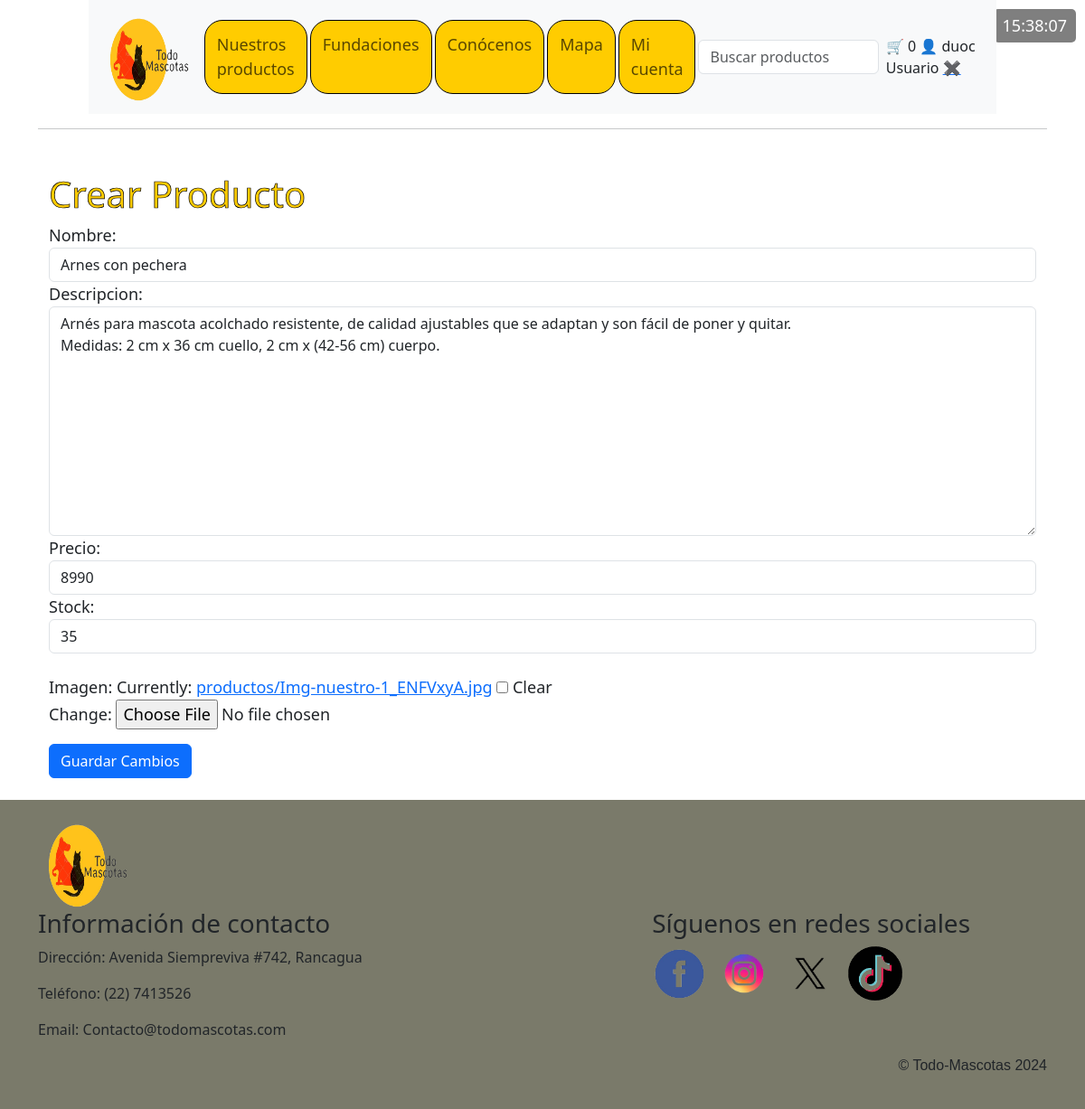
The page /producto/7/update/ (signed in) on the database its author committed.
### core/models.py (models this page shows, shortened)
class Producto(models.Model):
    nombre = models.CharField(max_length=100)
    descripcion = models.TextField()
    precio = models.PositiveIntegerField()  # Cambiado a PositiveIntegerField
    imagen = models.ImageField(upload_to='productos/', null=True, blank=True)
    stock = models.PositiveIntegerField(default=0)

### core/views.py (the view)
# urls.py: path('producto/<int:pk>/update/', views.producto_update, name='producto_update'),
@login_required
def producto_update(request, pk):
    producto = get_object_or_404(Producto, pk=pk)
    if request.method == 'POST':
        form = ProductoForm(request.POST, instance=producto)
        if form.is_valid():
            form.save()
            messages.success(request, 'Producto actualizado exitosamente.')
            return redirect('Nuestros-productos')
    else:
        form = ProductoForm(instance=producto)
    return render(request, 'producto_form.html', {'form': form})

### core/forms.py (shortened to what this page needs)
class ProductoForm(forms.ModelForm):
    class Meta:
        model = Producto
        fields = ['nombre', 'descripcion', 'precio', 'stock', 'imagen']
        widgets = {
            'nombre': forms.TextInput(attrs={'class': 'form-control', 'placeholder': 'Nombre del producto'}),
            'descripcion': forms.Textarea(attrs={'class': 'form-control', 'placeholder': 'Descripción del producto'}),
            'precio': forms.NumberInput(attrs={'class': 'form-control', 'placeholder': 'Precio'}),
            'stock': forms.NumberInput(attrs={'class': 'form-control', 'placeholder': 'Stock disponible'}),
            'imagen': forms.ClearableFileInput(attrs={'class': 'form-control-file'}),
        }

### core/templates/producto_form.html (shortened to what this page needs)
{% extends 'base.html' %}
{% block content %}
<div class="container mt-5">
    <h2 class="titu8">Crear Producto</h2>
    <form method="post" enctype="multipart/form-data">
        <div class="parra15">
            {{ form.nombre.label_tag }}
            {{ form.nombre }}
        </div>
        <div class="parra15">
            {{ form.descripcion.label_tag }}
            {{ form.descripcion }}
        </div>
        <div class="parra15">
            {{ form.precio.label_tag }}
            {{ form.precio }}
        </div>
        <div class="parra15">
            {{ form.stock.label_tag }}
            {{ form.stock }}
        </div>
        <br>
        <div class="parra15">
            {{ form.imagen.label_tag }}
            {{ form.imagen }}
        </div>
        <button type="submit" class="btn btn-primary mt-3">Guardar Cambios</button>
    </form>
</div>
<br>
{% endblock %}

### core/templates/base.html (shortened to what this page needs)
<!DOCTYPE html>
<html lang="en">
<head>
    {% load static %}
    <link rel="stylesheet" href="{% static 'Css/Estilos.css' %}">
    <link href="https://cdn.jsdelivr.net/npm/bootstrap@5.3.3/dist/css/bootstrap.min.css" rel="stylesheet">
</head>
<body>
    <main class="container">
        <span id="reloj" class="reloj"></span>
        <nav class="navbar navbar-expand-lg navbar-light bg-light">
            <div class="container-fluid">
                <a href="{% url 'Index' %}" class="navbar-brand" style="display: flex;">
                    <img class="imglogo" src="{% static 'img/todo mascotas.png' %}">
                </a>
                <div class="collapse navbar-collapse" id="opciones">
                    <ul class="navbar-nav me-auto mb-2 mb-lg-0">
                        <li class="nav-item">
                            <a class="nav-link" href="{% url 'Nuestros-productos' %}">Nuestros productos</a>
                        </li>
                        <li class="nav-item">
                            <a class="nav-link" href="{% url 'Fundaciones' %}"> Fundaciones</a>
                        </li>
                        <li class="nav-item">
                            <a class="nav-link" id="link-conocenos" href="{% url 'Index' %}#conocenos">Conócenos</a>
                        </li>
                        <li class="nav-item">
                            <a class="nav-link" href="{% url 'Mapa' %}">Mapa</a>
                        </li>
                        {% if user.is_authenticated and not user.is_staff  %}
                            <li class="nav-item">
                                <a class="nav-link" href="{% url 'micuenta' %}">Mi cuenta</a>
                            </li>
                        {% endif %}
                    </ul>
                </div>
                <div class="d-flex align-items-center">
                    <input class="barrabusqueda form-control me-2" type="text" id="busqueda" placeholder="Buscar productos">
                    <div class="ccompra">
                        {% if user.is_authenticated and not user.is_staff %}
                            <a id="carrito-link" href="{% url 'carrito' %}" style="text-decoration: none;">
                                <span id="carrito-icono">&#128722;</span>
                            </a>
                            <span id="carrito-contador">{{ request.session.carrito_total|default:0 }}</span>
                        {% endif %}
                        <span id="usuario-icono">&#128100;</span>
                        {% if user.is_authenticated %}
                            <span id="nombre-usuario">{{ user.username }}</span>
                            <span id="usuario-info">{% if user.is_staff %}Admin{% else %}Usuario{% endif %}</span>
                            <a id="cerrar-sesion" href="{% url 'logout' %}">&#10006;</a>
                        {% else %}
                            <span id="nombre-usuario">Invitado</span>
                        {% endif %}
                    </div>
                </div>
            </div>
        </nav>
        <hr>
    {% block content %}
    {% endblock %}
    </main>
    <div class="footercon">
    <footer class="footer">
        <div class="container">
            <div class="col-lg-2">
                <a href="{% url 'Index' %}">
                <img class="logo" src="{% static 'Img/todo mascotas.png' %}" alt="logotodomascotas">
                </a>
            </div>
            <div class="row">
                <div class="col-md-6">
                    <div class="info">
                        <h3>Información de contacto</h3>
                        <p>Dirección: Avenida Siempreviva #742, Rancagua</p>
                        <p>Teléfono: (22) 7413526</p>
                        <p>Email: Contacto@todomascotas.com</p>
                    </div>
                </div>
                <div class="col-md-6">
                    <div class="info1">
                        <h3>Síguenos en redes sociales</h3>
                            <ul class="list-inline">
                                <li class="list-inline-item"><a href="https://www.facebook.com/?locale=es_LA"><img class="imgfoo" src="{% static 'Img/img-footer-facebook.png' %}" alt="Facebook"></a></li>
                                <li class="list-inline-item"><a href="https://www.instagram.com"><img class="imgfoo" src="{% static 'Img/img-footer-instagram.png' %}" alt="Instagram"></a></li>
                                <li class="list-inline-item"><a href="https://twitter.com/?lang=es"><img class="imgfoo" src="{% static 'Img/img-footer-X.png' %}" alt="X"></a></li>
                                <li class="list-inline-item"><a href="https://www.tiktok.com/es/"><img class="imgfoo" src="{% static 'Img/img-footer-tiktok.png' %}" alt="Tiktok"></a></li>
                            </ul>
                    </div>
                </div>
                <p class="fooparra">&copy; Todo-Mascotas 2024</p>
            </div>
        </div>
    </footer>
    </div>
</body>
</html>

### core/static/Css/Estilos.css (style rules this page uses)
body { background-color: white; }
.nav-item { background-color: rgb(255, 204, 0); font-size: large; margin-right: 3px; border: 1px solid black; border-radius: 20px; padding: 5px; }
.imglogo { width: 100px; height: 100px; margin-left: auto; }
.barrabusqueda { margin-left: auto; margin-right: 15px; display: flex; align-items: center; }
.ccompra { margin-left: auto; }
.titu8 { font-size: 250%; color :rgb(255, 204, 0); -webkit-text-stroke: 0.7px black; }
.parra15 { font-size: large; }
.footer { background-color: #7a7a6a; padding: 50px; height: 300 px; width: 100%; }
.imgfoo { height: 60px; width: 60px; }
.logo { height: 100px; width: 100px; border: #f00505; }
.fooparra { text-align: right; font-family: 'Franklin Gothic Medium', 'Arial Narrow', Arial, sans-serif; }
.footercon { display: flex; align-items: center; max-width: 100%; }
.info1 { text-justify: top; margin-left: 20%; }
.reloj { position: fixed; top: 10px; right: 10px; color: #ffffff; font-size: 18px; background-color: rgba(0, 0, 0, 0.5); padding: 5px 10px; border-radius: 5px; }
@media screen and (max-width: 1200px) { .navbar { padding: 10px; max-width: 90%; margin: 0 auto; } }
@media screen and (max-width: 1200px) { .footer { padding: 20px; max-width: 100%; margin: 0 auto; } }

### rows shown on the page
Producto: nombre "Arnes con pechera", descripcion "Arnés para mascota acolchado resistente, de calidad ajustables que se adaptan y son fácil de poner y quitar. Medidas: 2 cm x 36 cm cuello, 2 cm x (42-56 cm) cuerpo.", precio "8990", stock "35"

### other values the page prints
{{ request.session.carrito_total|default:0 }} "0"
{{ user.username }} "duoc"
